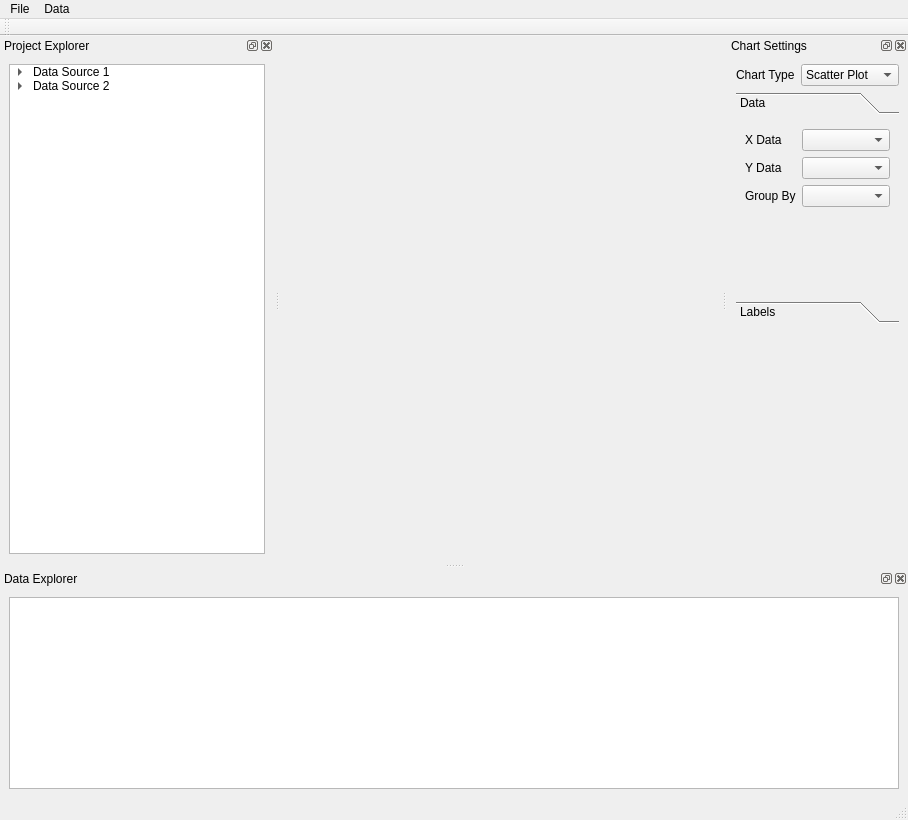
<?xml version="1.0" encoding="UTF-8"?>
<ui version="4.0">
 <class>MainWindow</class>
 <widget class="QMainWindow" name="MainWindow">
  <property name="geometry">
   <rect>
    <x>0</x>
    <y>0</y>
    <width>908</width>
    <height>820</height>
   </rect>
  </property>
  <property name="windowTitle">
   <string>Klumpenplot</string>
  </property>
  <widget class="QWidget" name="centralwidget">
   <layout class="QHBoxLayout" name="horizontalLayout">
    <item>
     <layout class="QVBoxLayout" name="verticalLayout">
      <item>
       <widget class="MPLWidget" name="chart" native="true"/>
      </item>
     </layout>
    </item>
   </layout>
  </widget>
  <widget class="QMenuBar" name="menubar">
   <property name="geometry">
    <rect>
     <x>0</x>
     <y>0</y>
     <width>908</width>
     <height>21</height>
    </rect>
   </property>
   <widget class="QMenu" name="menuFile">
    <property name="title">
     <string>File</string>
    </property>
    <addaction name="actionNew_Project"/>
    <addaction name="actionSave_Project"/>
    <addaction name="separator"/>
    <addaction name="actionSave_Project_As"/>
    <addaction name="actionSave_As"/>
    <addaction name="separator"/>
    <addaction name="actionQuit"/>
   </widget>
   <widget class="QMenu" name="menuData">
    <property name="title">
     <string>Data</string>
    </property>
    <addaction name="actionNewDataSource"/>
   </widget>
   <addaction name="menuFile"/>
   <addaction name="menuData"/>
  </widget>
  <widget class="QStatusBar" name="statusbar"/>
  <widget class="QDockWidget" name="dwProjectExplorer">
   <property name="windowTitle">
    <string>Project Explorer</string>
   </property>
   <attribute name="dockWidgetArea">
    <number>1</number>
   </attribute>
   <widget class="QWidget" name="dockWidgetContents">
    <layout class="QVBoxLayout" name="verticalLayout_3">
     <item>
      <widget class="QTreeWidget" name="twProject">
       <attribute name="headerVisible">
        <bool>false</bool>
       </attribute>
       <attribute name="headerCascadingSectionResizes">
        <bool>false</bool>
       </attribute>
       <column>
        <property name="text">
         <string>Project Name</string>
        </property>
       </column>
       <item>
        <property name="text">
         <string>Data Source 1</string>
        </property>
        <item>
         <property name="text">
          <string>Plot 1</string>
         </property>
        </item>
        <item>
         <property name="text">
          <string>Plot 2</string>
         </property>
        </item>
       </item>
       <item>
        <property name="text">
         <string>Data Source 2</string>
        </property>
        <item>
         <property name="text">
          <string>Plot 3</string>
         </property>
        </item>
       </item>
      </widget>
     </item>
    </layout>
   </widget>
  </widget>
  <widget class="QDockWidget" name="dwDataExplorer">
   <property name="windowTitle">
    <string>Data Explorer</string>
   </property>
   <attribute name="dockWidgetArea">
    <number>8</number>
   </attribute>
   <widget class="QWidget" name="dockWidgetContents_2">
    <layout class="QVBoxLayout" name="verticalLayout_2">
     <item>
      <widget class="QTableView" name="tblData"/>
     </item>
    </layout>
   </widget>
  </widget>
  <widget class="QToolBar" name="toolbar">
   <property name="windowTitle">
    <string>toolBar</string>
   </property>
   <attribute name="toolBarArea">
    <enum>TopToolBarArea</enum>
   </attribute>
   <attribute name="toolBarBreak">
    <bool>false</bool>
   </attribute>
  </widget>
  <widget class="QDockWidget" name="dwChartSettings">
   <property name="windowTitle">
    <string>Chart Settings</string>
   </property>
   <attribute name="dockWidgetArea">
    <number>2</number>
   </attribute>
   <widget class="QWidget" name="dockWidgetContents_4">
    <layout class="QVBoxLayout" name="verticalLayout_4">
     <item>
      <layout class="QFormLayout" name="formLayout">
       <item row="1" column="1">
        <widget class="QComboBox" name="cbChartType">
         <item>
          <property name="text">
           <string>Scatter Plot</string>
          </property>
         </item>
         <item>
          <property name="text">
           <string>Line Plot</string>
          </property>
         </item>
         <item>
          <property name="text">
           <string>Histogram</string>
          </property>
         </item>
         <item>
          <property name="text">
           <string>Column Plot</string>
          </property>
         </item>
         <item>
          <property name="text">
           <string>Bar Plot</string>
          </property>
         </item>
        </widget>
       </item>
       <item row="1" column="0">
        <widget class="QLabel" name="label">
         <property name="text">
          <string>Chart Type</string>
         </property>
        </widget>
       </item>
      </layout>
     </item>
     <item>
      <widget class="QToolBox" name="tbChartSettings">
       <property name="currentIndex">
        <number>0</number>
       </property>
       <widget class="QWidget" name="tbpData">
        <property name="geometry">
         <rect>
          <x>0</x>
          <y>0</y>
          <width>152</width>
          <height>116</height>
         </rect>
        </property>
        <attribute name="label">
         <string>Data</string>
        </attribute>
        <layout class="QFormLayout" name="formLayout_2">
         <item row="0" column="0">
          <widget class="QLabel" name="label_2">
           <property name="text">
            <string>X Data</string>
           </property>
          </widget>
         </item>
         <item row="0" column="1">
          <widget class="QComboBox" name="cbXData"/>
         </item>
         <item row="1" column="0">
          <widget class="QLabel" name="label_3">
           <property name="text">
            <string>Y Data</string>
           </property>
          </widget>
         </item>
         <item row="1" column="1">
          <widget class="QComboBox" name="cbYData"/>
         </item>
         <item row="2" column="0">
          <widget class="QLabel" name="label_4">
           <property name="text">
            <string>Group By</string>
           </property>
          </widget>
         </item>
         <item row="2" column="1">
          <widget class="QComboBox" name="cbGroupBy"/>
         </item>
        </layout>
       </widget>
       <widget class="QWidget" name="tbpLabels">
        <property name="geometry">
         <rect>
          <x>0</x>
          <y>0</y>
          <width>193</width>
          <height>187</height>
         </rect>
        </property>
        <attribute name="label">
         <string>Labels</string>
        </attribute>
        <layout class="QFormLayout" name="formLayout_3">
         <item row="0" column="0">
          <widget class="QLabel" name="label_7">
           <property name="text">
            <string>Title</string>
           </property>
          </widget>
         </item>
         <item row="0" column="1">
          <widget class="QLineEdit" name="txtTitle"/>
         </item>
         <item row="1" column="0">
          <widget class="QLabel" name="label_9">
           <property name="text">
            <string>Subtitle</string>
           </property>
          </widget>
         </item>
         <item row="1" column="1">
          <widget class="QLineEdit" name="txtSubtitle"/>
         </item>
         <item row="3" column="1">
          <widget class="QLineEdit" name="txtXLabel"/>
         </item>
         <item row="3" column="0">
          <widget class="QLabel" name="label_5">
           <property name="text">
            <string>X Label</string>
           </property>
          </widget>
         </item>
         <item row="4" column="1">
          <widget class="QLineEdit" name="txtYLabel"/>
         </item>
         <item row="4" column="0">
          <widget class="QLabel" name="label_6">
           <property name="text">
            <string>Y Label</string>
           </property>
          </widget>
         </item>
         <item row="5" column="1">
          <widget class="QLineEdit" name="txtNotes"/>
         </item>
         <item row="5" column="0">
          <widget class="QLabel" name="label_10">
           <property name="text">
            <string>Notes</string>
           </property>
          </widget>
         </item>
         <item row="6" column="1">
          <widget class="QLineEdit" name="txtCredit"/>
         </item>
         <item row="6" column="0">
          <widget class="QLabel" name="label_11">
           <property name="text">
            <string>Credit</string>
           </property>
          </widget>
         </item>
        </layout>
       </widget>
      </widget>
     </item>
     <item>
      <spacer name="verticalSpacer">
       <property name="orientation">
        <enum>Qt::Vertical</enum>
       </property>
       <property name="sizeHint" stdset="0">
        <size>
         <width>20</width>
         <height>40</height>
        </size>
       </property>
      </spacer>
     </item>
    </layout>
   </widget>
  </widget>
  <action name="actionNew_Project">
   <property name="text">
    <string>New...</string>
   </property>
  </action>
  <action name="actionSave_Project">
   <property name="text">
    <string>Open...</string>
   </property>
  </action>
  <action name="actionSave_Project_As">
   <property name="text">
    <string>Save</string>
   </property>
   <property name="shortcut">
    <string>Ctrl+S</string>
   </property>
   <property name="shortcutContext">
    <enum>Qt::ApplicationShortcut</enum>
   </property>
   <property name="shortcutVisibleInContextMenu">
    <bool>true</bool>
   </property>
  </action>
  <action name="actionSave_As">
   <property name="text">
    <string>Save As...</string>
   </property>
  </action>
  <action name="actionQuit">
   <property name="text">
    <string>Quit</string>
   </property>
  </action>
  <action name="actionNewDataSource">
   <property name="text">
    <string>New Source</string>
   </property>
  </action>
 </widget>
 <customwidgets>
  <customwidget>
   <class>MPLWidget</class>
   <extends>QWidget</extends>
   <header>klumpenplot/gui/mplwidget.h</header>
   <container>1</container>
  </customwidget>
 </customwidgets>
 <resources/>
 <connections/>
</ui>
